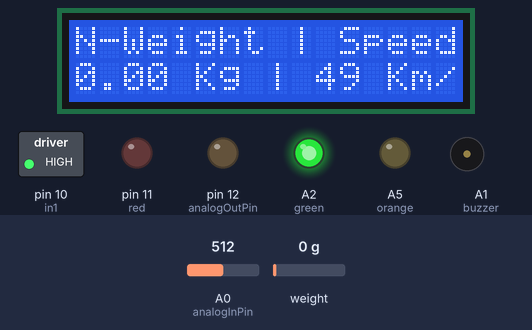
A sketch run on a simulated Arduino Uno, built with avr-gcc and run on an emulated ATmega328P. Shown: 16×2 character LCD, switched loads named in the sketch (green lamp = pin HIGH), output pins drawn as LEDs (lit = HIGH), buzzer (waves = sounding, pin HIGH). The inputs (shaded band) are chosen by the test bench; at power-on: weight on the scale 0 g, A0 (analogInPin) = 512. What the sketch prints to the serial monitor is not drawn.

Above: at 13.1 s.
13.2 s: weight on the scale set to 3717 g
At 18.3 s:
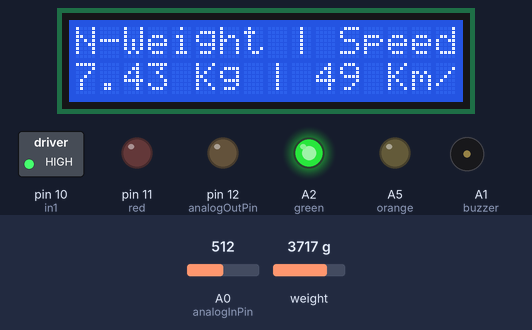
19.3 s: weight on the scale set to 3781 g
At 29.6 s:
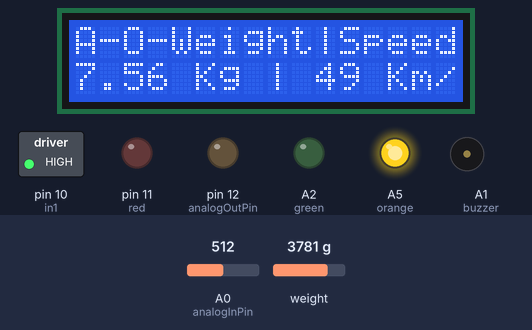
29.9 s: A0 (analogInPin) set to 619
At 39.9 s:
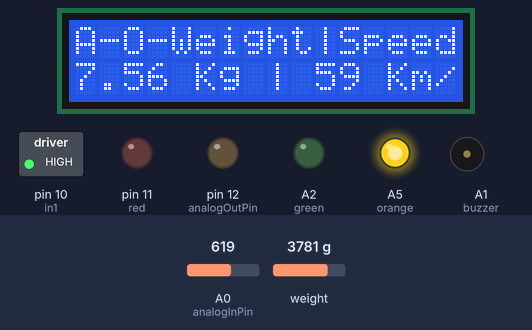
40.5 s: A0 (analogInPin) set to 648
At 50.4 s:
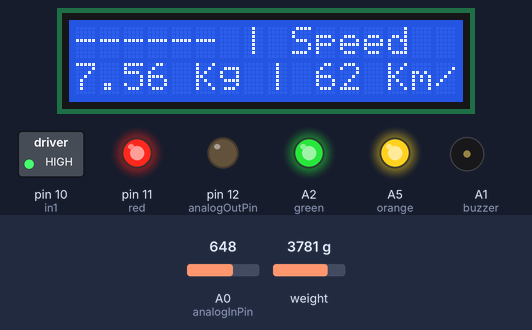
51.1 s: weight on the scale set to 4182 g
At 61.2 s:
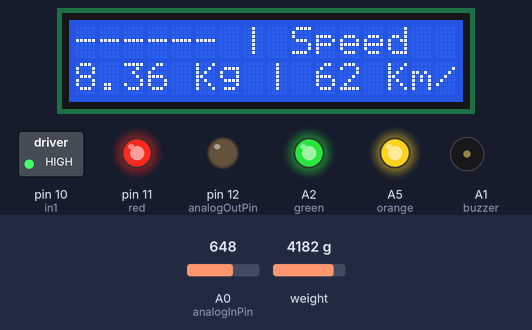
61.7 s: weight on the scale set to 4319 g
At 71.9 s:
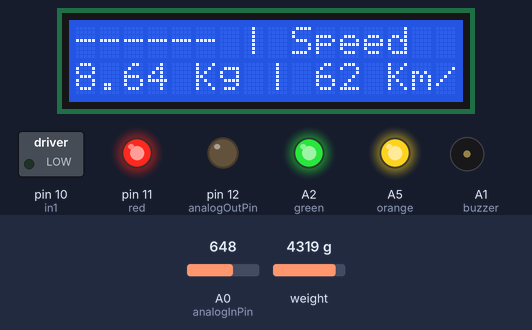
Timing chart, 0 to 73.3 s (numbered marks = the images above; inputs shaded):
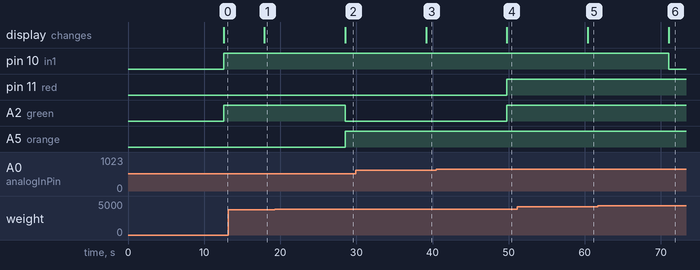

Measured:
- the behaviour switches between 3749 and 3750 g on weight on the scale (found by bisection; images 1 and 2)
- the behaviour switches between 630 and 631 on A0 (analogInPin) (found by bisection; images 3 and 4)
- the behaviour switches between 4249 and 4250 g on weight on the scale (found by bisection; images 5 and 6)
- after the input at 13.2 s, the display: changes after 4.7 s (image 1)
- after the input at 19.3 s, A2 (green): HIGH → LOW after 9.2 s; A5 (orange): LOW → HIGH after 9.2 s; the display: changes after 9.2 s (image 2)
- after the input at 29.9 s, the display: changes after 9.2 s (image 3)
- after the input at 40.5 s, pin 11 (red), A2 (green): LOW → HIGH after 9.3 s; the display: changes after 9.3 s (image 4)
- after the input at 51.1 s, the display: changes after 9.3 s (image 5)
- after the input at 61.7 s, pin 10 (in1): HIGH → LOW after 9.4 s; the display: changes after 9.4 s (image 6)

The sketch:

ard.ino
```cpp
#include <Arduino.h>
#include "HX711.h"
#include <LiquidCrystal.h>

const int rs = 9, en = 8, d4 = 4, d5 = 5, d6 = 6, d7 = 7;

LiquidCrystal lcd(rs, en, d4, d5, d6, d7);

//Variable declarations
const int LOADCELL_DOUT_PIN = 2;
const int LOADCELL_SCK_PIN = 3;
const int analogInPin = A0; // Analog input pin that the potentiometer is attached to
const int analogOutPin = 12; // Analog output pin that the LED is attached to

int in1 = 10;
int red = 11;
int orange = A5;
int green = A2;
int buzzer = A1;
int sensorValue = 0; // Value read from the pot
int outputValue = 0; // Value output to the PWM (analog out)
float weightAvg =0;
float weight;

HX711 scale;

void setup() {

  pinMode(orange, OUTPUT);
  pinMode(in1, OUTPUT);
  pinMode(red, OUTPUT);
  pinMode(green, OUTPUT);
  pinMode(buzzer, OUTPUT);

  Serial.begin(57600);
  lcd.begin(16, 2);
  lcd.setCursor(0, 0);
  lcd.write("\t|Calibrating|");

 //Initialising variables
  digitalWrite(red, LOW);
  digitalWrite(in1, LOW);
  analogWrite(orange, 0);
  analogWrite(green, 0);
  analogWrite(buzzer, 0);

  scale.begin(LOADCELL_DOUT_PIN, LOADCELL_SCK_PIN);

  Serial.println("Before setting up the scale:");
  Serial.print("read: \t\t");
  Serial.println(scale.read()); // Printing a raw reading from the ADC

  Serial.print("read average: \t\t");
  Serial.println(scale.read_average(20)); // Printing the average of 20 readings from the ADC

  Serial.print("get value: \t\t");
  Serial.println(scale.get_value(5)); // Printing the average of 5 readings from the ADC minus the tare weight (not set yet)

  Serial.print("get units: \t\t");
  Serial.println(scale.get_units(5), 1); // Print the average of 5 readings from the ADC minus tare weight (not set) divided


  scale.set_scale(36.059); // Calibration factor
  scale.tare(); // Reseting the scale to 0

  Serial.println("After setting up the scale:");

  Serial.print("read: \t\t");
  Serial.println(scale.read()); // Print a raw reading from the ADC

  Serial.print("read average: \t\t");
  Serial.println(scale.read_average(20)); // Print the average of 20 readings from the ADC

  Serial.print("get value: \t\t");
  Serial.println(scale.get_value(5)); // Print the average of 5 readings from the ADC minus the tare weight, set with tare()

  Serial.print("get units: \t\t");
  Serial.println(scale.get_units(5), 1); // Print the average of 5 readings from the ADC minus tare weight, divided

  Serial.println("Readings:");

}

// Motor start function
void forward() {
  digitalWrite(in1, HIGH);
}

void loop() {

  Serial.print("Weight in KG:\t");
  Serial.print(scale.get_units() / 1000, 1);
  Serial.print("\t| average:\t");
  Serial.println(scale.get_units(10), 5);

  // Reading the analog-in value of the potentiometer
  sensorValue = analogRead(analogInPin);
  // mapping it to the range of the analog-out
  outputValue = map(sensorValue, 0, 1023, 0, 99);
  // Changing the analog-out value
  analogWrite(analogOutPin, outputValue);
  // Print the results to the Serial Monitor:

  weight = scale.get_units() / 1000;
  lcd.setCursor(1, 1);
  Serial.print(scale.get_units() / 1000, 1);
  lcd.setCursor(0, 2);

  weightAvg = weight *2;

  Serial.println(scale.get_units(10), 5);
  delay(3000);

  lcd.clear();

  // Less than the threshold weight function
  if (int(round(weightAvg)) <= 7.00){
  lcd.clear();
  lcd.setCursor(0,0);
  lcd.write("N-Weight |");
  lcd.write("\tSpeed");

  lcd.setCursor(0,1);
  lcd.print(weightAvg);
  lcd.print("\tKg |\t");
  lcd.print(outputValue);
  lcd.print("\tKm/h");

  analogWrite(green, 255);
  digitalWrite(red, LOW);
  analogWrite(orange, 0);
  analogWrite(buzzer, 0);
  forward();

  }

  // Approching overweight function
  if( int(round(weightAvg)) == 8.00){

  lcd.clear();
  lcd.setCursor(0,0);
  lcd.write("A-O-Weight|");
  lcd.write("Speed");

  lcd.setCursor(0,1);
  lcd.print(weightAvg);
  lcd.print("\tKg |\t");
  lcd.print(outputValue);
  lcd.print("\tKm/h");

  analogWrite(orange, 255);
  digitalWrite(red, LOW);
  analogWrite(green, 0);
  analogWrite(buzzer, 0);
  forward();

  }

  // Greater thsn the threshold voltage
  if (int(round(weightAvg) >= 9.00)) {

  lcd.clear();
  lcd.setCursor(0,0);
  lcd.write("O-Weight |");
  lcd.write("\tSpeed");

  lcd.setCursor(0,1);
  lcd.print(weightAvg);
  lcd.print("\tKg |\t");
  lcd.print(outputValue);
  lcd.print("\tKm/h");

  analogWrite(green, 0);
  digitalWrite(red, HIGH);
  analogWrite(orange, 0);
  analogWrite(buzzer, 255);
  digitalWrite(in1, LOW);

  }
  // Catastrophic system failure
  if (outputValue > 60){
  lcd.clear();
  lcd.setCursor(0,0);
  lcd.write("------ |");
  lcd.write("\tSpeed");

  lcd.setCursor(0,1);
  lcd.print(weightAvg);
  lcd.print("\tKg |\t");
  lcd.print(outputValue);
  lcd.print("\tKm/h");

  analogWrite(orange, 255);
  digitalWrite(red, HIGH);
  analogWrite(buzzer, 0);
  analogWrite(green, 255);
     }
 }
```
